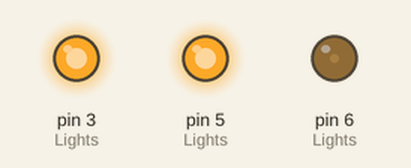
A sketch run on a simulated Arduino Uno, built with avr-gcc and run on an emulated ATmega328P. Parts: output pins drawn as LEDs (lit = HIGH). Random numbers use the default seed unless the sketch sets one.

Above: at 6.6 s.
At 11.5 s:
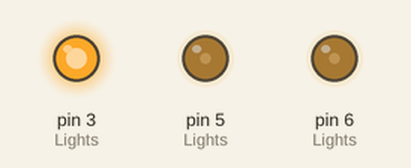
At 14.5 s:
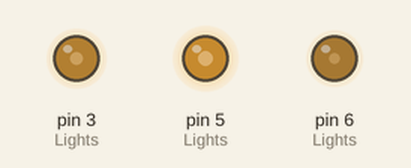
At 20.8 s:
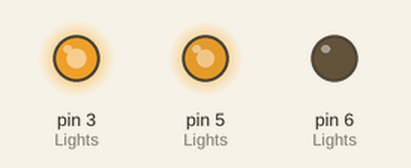
At 25.0 s:
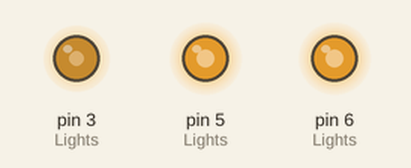
At 32.0 s:
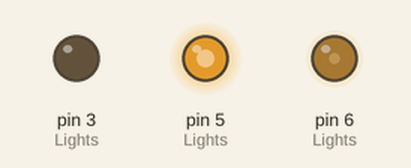
Timing chart, 0 to 40.0 s (numbered marks = the images above):
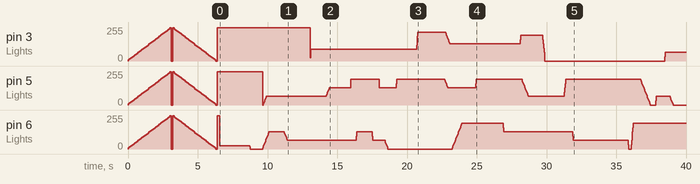

The sketch:

fiberlight.ino
```cpp
// LED Controlling for Arcade3000 Cabinet

// Array to store each light with : [pin][brightness][program][moving][delay]
const int LightNumber = 3;
int Lights[LightNumber][5] = {
    {3,0,0,0,0},
    {5,0,0,0,0},
    {6,0,0,0,0}
};

bool Startup=true;
int Phase=1;

void setup() {
    // Configurer la broche LED comme sortie
    for(int i=0;i<LightNumber;i++) {
        pinMode(Lights[i][0], OUTPUT);
    }
    for(int i=0;i<LightNumber;i++) {
        analogWrite(Lights[i][0], Lights[i][1]);
    }
}

void loop() {
/*
program :
0 : turned of
1 : 1/4 power
2 : 2/4 power
3 : 3/4 power
4 : full power
moving :
0 : stable
1 : dim up slow
2 : dim down slow
3 : dim up quick
4 : dim down quick
5 : instant
*/
  if (Startup == true){
    for(int i=0;i<LightNumber;i++) {
      Lights[i][2] = 4;
      Lights[i][3] = 1;
      Lights[i][4] = 1;
    }
    while (Phase==1){
      bool exitloop=false;
      for(int i=0;i<LightNumber;i++) {
        ContinueDim(Lights[i][0],&Lights[i][1],Lights[i][3]);
      }
      delay(100);
      if (Lights[1][1]>=Lights[1][2]*50+50){
        Phase=2;
      }
    }
    for(int i=0;i<LightNumber;i++) {
      Lights[i][2] = 0;
      Lights[i][3] = 2;
      Lights[i][4] = 1;
    }
    while (Phase==2){
      bool exitloop=false;
      for(int i=0;i<LightNumber;i++) {
        ContinueDim(Lights[i][0],&Lights[i][1],Lights[i][3]);
      }
      delay(100);
      if (Lights[1][1]<Lights[1][2]*50){
        Phase=3;
      }
    }

    Startup = false;

  }
  else {
    for(int i=0;i<LightNumber;i++) {
      //check movement
      switch (Lights[i][3]) {
        // if stable
        case 0:
            Randomized(&Lights[i][2],&Lights[i][3],&Lights[i][4]);
          break;

        //if dim up
        case 1:
        case 3:
          if (Lights[i][1]<Lights[i][2]*64) {
            ContinueDim(Lights[i][0],&Lights[i][1],Lights[i][3]);
          }
          else {
            Randomized(&Lights[i][2],&Lights[i][3],&Lights[i][4]);
          }
          break;

        //if dim down
        case 2:
        case 4:
          if (Lights[i][1]>Lights[i][2]*64) {
            ContinueDim(Lights[i][0],&Lights[i][1],Lights[i][3]);
          }
          else {
            Randomized(&Lights[i][2],&Lights[i][3],&Lights[i][4]);
          }
          break;

        // if instant
        case 5:
          if (Lights[i][1]!=Lights[i][2]*64) {
            ContinueDim(Lights[i][0],&Lights[i][1],Lights[i][3]);
          }
          else {
            Randomized(&Lights[i][2],&Lights[i][3],&Lights[i][4]);
          }
      }

      delay(10);
    }
  }
}

void ContinueDim(int PinNumber, int* PinValue, int DimType) {
  switch (DimType) {
    case 0:
      *PinValue = *PinValue;
      break;
    case 1:
      *PinValue = *PinValue+8;
      break;
    case 2:
      *PinValue = *PinValue-8;
      break;
    case 3:
      *PinValue = *PinValue+32;
      break;
    case 4:
      *PinValue = *PinValue-32;
      break;
  }
  analogWrite(PinNumber,*PinValue);

}

void Randomized(int* Prog, int* Speed, int* Rand) {
  if (*Rand >0) {
    (*Rand)--;
  }
  else {
  // random Program
    *Prog=random(0,4);
  // random dim/speed
    *Speed=random(0,5);
  // random random
    if (*Prog==0){
      *Rand = random(0,20);
    }
    else {
      *Rand = random(0,100);
    }
  }
}
```

Measured:
- by itself, pin 3 (Lights): 0/255 → 8/255 at 0.00 s, → 16/255 0.10 s later, → 24/255 0.10 s later, → 32/255 0.10 s later, … (93 changes in this stretch)
- by itself, pin 5 (Lights): 0/255 → 8/255 at 0.00 s, → 16/255 0.10 s later, → 24/255 0.10 s later, → 32/255 0.10 s later, … (152 changes in this stretch)
